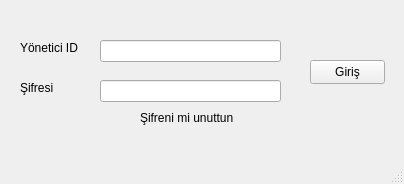
<?xml version="1.0" encoding="UTF-8"?>
<ui version="4.0">
 <class>userLogin</class>
 <widget class="QMainWindow" name="userLogin">
  <property name="geometry">
   <rect>
    <x>0</x>
    <y>0</y>
    <width>404</width>
    <height>184</height>
   </rect>
  </property>
  <property name="windowTitle">
   <string>MainWindow</string>
  </property>
  <widget class="QWidget" name="centralwidget">
   <widget class="QLineEdit" name="lineEdit_2">
    <property name="geometry">
     <rect>
      <x>100</x>
      <y>80</y>
      <width>181</width>
      <height>22</height>
     </rect>
    </property>
   </widget>
   <widget class="QLineEdit" name="lineEdit">
    <property name="geometry">
     <rect>
      <x>100</x>
      <y>40</y>
      <width>181</width>
      <height>22</height>
     </rect>
    </property>
   </widget>
   <widget class="QPushButton" name="pushButton">
    <property name="geometry">
     <rect>
      <x>310</x>
      <y>60</y>
      <width>75</width>
      <height>24</height>
     </rect>
    </property>
    <property name="text">
     <string>Giriş</string>
    </property>
   </widget>
   <widget class="QLabel" name="label_3">
    <property name="geometry">
     <rect>
      <x>140</x>
      <y>110</y>
      <width>121</width>
      <height>16</height>
     </rect>
    </property>
    <property name="text">
     <string>Şifreni mi unuttun</string>
    </property>
   </widget>
   <widget class="QLabel" name="label">
    <property name="geometry">
     <rect>
      <x>20</x>
      <y>40</y>
      <width>71</width>
      <height>16</height>
     </rect>
    </property>
    <property name="text">
     <string>Yönetici ID</string>
    </property>
   </widget>
   <widget class="QLabel" name="label_2">
    <property name="geometry">
     <rect>
      <x>20</x>
      <y>80</y>
      <width>61</width>
      <height>16</height>
     </rect>
    </property>
    <property name="text">
     <string>Şifresi</string>
    </property>
   </widget>
  </widget>
  <widget class="QMenuBar" name="menubar">
   <property name="geometry">
    <rect>
     <x>0</x>
     <y>0</y>
     <width>404</width>
     <height>22</height>
    </rect>
   </property>
  </widget>
  <widget class="QStatusBar" name="statusbar"/>
 </widget>
 <resources/>
 <connections/>
</ui>
